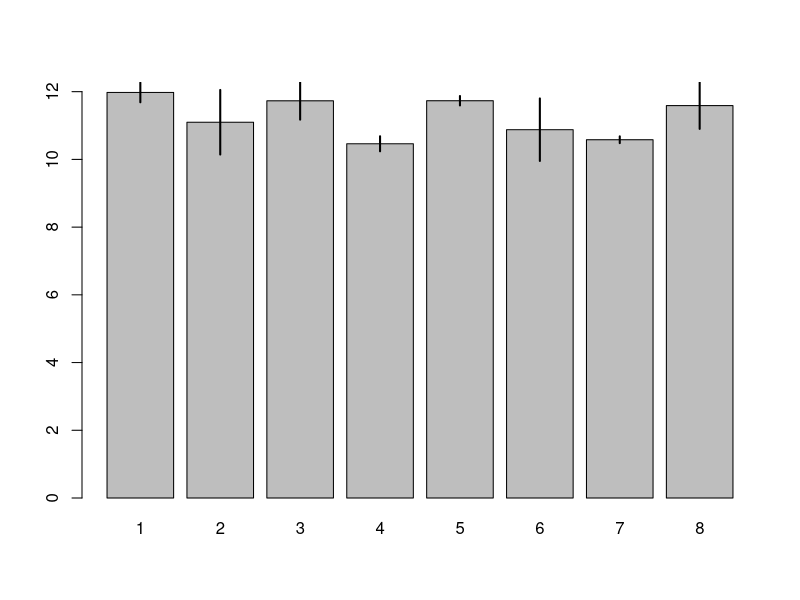

Generate this figure with R:
##' Barplot with error bars
##'
##' Barplot with error bars, when the error bars (e.g., standard
##' error) have already been calculated.
##' 
##' @title barplot.se
##' @param ys Vector of heights for bars
##' @param upper Vector of upper limit
##' @param lower Vector of lower limit
##' @param lwd Line width (optional)
##' @param xlabs Labels for bars
##' @author Kevin Middleton
barplot.se <- function(ys, upper, lower, lwd = 1, xlabs){
  ytop <- max(upper)
  bp <- as.numeric(barplot(ys, ylim = c(0, ytop), names.arg = xlabs))
  segments(bp, lower, bp, upper, lwd = lwd)
}

ys <- runif(8, 10, 12)
se <- runif(8)
upper <- ys + se
lower <- ys - se
barplot.se(ys, upper, lower, lwd = 2, xlabs = 1:8)
